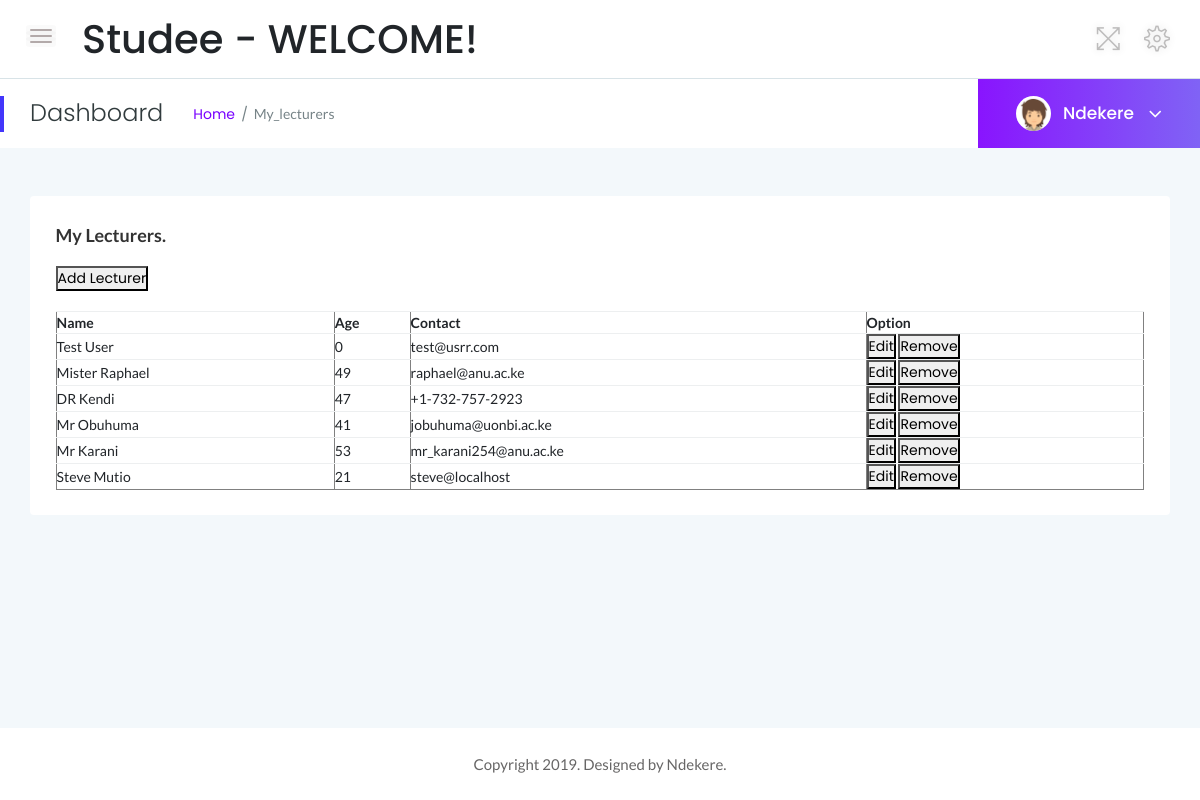
Page /lecturers.php on the committed database.
### tables this page shows
CREATE TABLE `save_retrieve` (
  `id` int(255) NOT NULL,
  `First Name` varchar(255) NOT NULL,
  `Last Name` varchar(255) NOT NULL,
  `Age` int(255) NOT NULL,
  `Contact` varchar(255) NOT NULL
);

### lecturers.php (the view, shortened to what this page needs)
<?php require_once 'names/php_action/db_connect.php'; ?>
<!doctype html>
<html class="no-js" lang="en">
<head>
    <link rel="stylesheet" href="assets/css/bootstrap.min.css">
    <link rel="stylesheet" href="assets/css/font-awesome.min.css">
    <link rel="stylesheet" href="assets/css/themify-icons.css">
    <link rel="stylesheet" href="assets/css/metisMenu.css">
    <link rel="stylesheet" href="assets/css/owl.carousel.min.css">
    <link rel="stylesheet" href="assets/css/slicknav.min.css">
    <link rel="stylesheet" href="https://www.amcharts.com/lib/3/plugins/export/export.css" type="text/css" media="all" />
    <link rel="stylesheet" href="assets/css/typography.css">
    <link rel="stylesheet" href="assets/css/default-css.css">
    <link rel="stylesheet" href="assets/css/styles.css">
    <link rel="stylesheet" href="assets/css/responsive.css">
</head>
<body>
    <div class="page-container">
        <div class="main-content">
           <div class="header-area">
                <div class="row align-items-center">
                    <div class="col-md-6 col-sm-8 clearfix">
                        <div class="nav-btn pull-left">
                            <span></span>
                            <span></span>
                            <span></span>
                        </div>
                       <div class="search-box pull-left">
                            <h1 style="text-align: center;">Studee - WELCOME!</h1>
                        </div>
                    </div>
                    <div class="col-md-6 col-sm-4 clearfix">
                        <ul class="notification-area pull-right">
                            <li id="full-view"><i class="ti-fullscreen"></i></li>
                             <li class="settings-btn">
                                <i class="ti-settings"></i>
                            </li>
                        </ul>
                    </div>
                </div>
            </div>
            <div class="page-title-area">
                    <div class="row align-items-center">
                        <div class="col-sm-6">
                            <div class="breadcrumbs-area clearfix">
                                <h4 class="page-title pull-left">Dashboard</h4>
                                <ul class="breadcrumbs pull-left">
                                <li><a href="home.php" target="_blank">Home</a></li>
                                    <li><span>My_lecturers</span></li>
                                </ul>
                            </div>
                        </div>
                        <div class="col-sm-6 clearfix">
                            <div class="user-profile pull-right">
                                <img class="avatar user-thumb" src="assets/images/author/avatar.png" alt="avatar">
                                <h4 class="user-name dropdown-toggle" data-toggle="dropdown">Ndekere <i class="fa fa-angle-down"></i></h4>
                            </div>
                        </div>
                    </div>
                </div>
                <div class="main-content-inner">
                    <div class="col-12 mt-5">
                        <div class="card">
                            <div class="card-body">
                                <div class="header-title">My Lecturers.</div>
                                <div class="manageMember">
	<a href="names/create.php"><button type="button">Add Lecturer</button></a>
	<table border="1" cellspacing="0" cellpadding="0">
		<thead>
			<tr>
				<th>Name</th>
				<th>Age</th>
				<th>Contact</th>
				<th>Option</th>
			</tr>
		</thead>
		<tbody>
			<?php
			$sql = "SELECT * FROM save_retrieve";
			$result = $connect->query($sql);
			if($result->num_rows > 0) {
				while($row = $result->fetch_assoc()) {
					echo "<tr>
						<td>".$row['First Name']." ".$row['Last Name']."</td>
						<td>".$row['Age']."</td>
						<td>".$row['Contact']."</td>
						<td>
							<a href='names/edit.php?id=".$row['id']."'><button type='button'>Edit</button></a>
							<a href='names/remove.php?id=".$row['id']."'><button type='button'>Remove</button></a>
						</td>
					</tr>";
				}
			} else {
				echo "<tr><td colspan='5'><center>No Data Avaliable</center></td></tr>";
			}
			?>
		</tbody>
	</table>
</div>
                            </div>
                        </div>
                    </div>
                </div>
            </div>
        <footer>
            <div class="footer-area">
                <p>Copyright 2019. Designed by Ndekere.</p>
            </div>
        </footer>
    </div>
</body>
</html>

### assets/css/typography.css (style rules this page uses)
body { font-size: 14px; font-family: 'Lato', sans-serif; }
h1, h2, h3, h4, h5, h6 { margin: 0; font-family: 'Poppins', sans-serif; }
p { font-family: 'Lato', sans-serif; font-size: 15px; line-height: 26px; color: #444; margin-bottom: 0; }
a, a:visited { text-decoration: none; transition: all 0.3s ease-in-out; -webkit-transition: all 0.3s ease-in-out; -moz-transition: all 0.3s ease-in-out; -o-transition: all 0.3s ease-in-out; outline: 0; font-family: 'Poppins', sans-serif; }
ul, ol { margin-bottom: 0px; margin-top: 0px; padding: 0; }
ul { margin: 0; list-style-type: none; }
button { cursor: pointer; outline: none!important; letter-spacing: 0; }

### assets/css/default-css.css (style rules this page uses)
* { margin: 0; padding: 0; box-sizing: border-box; }
*, *:before, *:after { -moz-box-sizing: border-box; -webkit-box-sizing: border-box; box-sizing: border-box; }
html { -webkit-font-smoothing: antialiased; }
body { background: #fff; font-weight: normal; -webkit-font-smoothing: antialiased; -webkit-text-size-adjust: 100%; }
img { max-width: 100%; height: auto; }
:root { --primary-color: #4336FB; }

### assets/css/responsive.css (style rules this page uses)
@media (min-width: 1200px) and (max-width: 1364px) { .nav-btn { position: fixed; z-index: 99; left: 363px; background: #303641; padding: 14px; top: 0; margin: 0; } }
@media (min-width: 1200px) and (max-width: 1364px) { .nav-btn span { background: #fffbfb; } }
@media (min-width: 1200px) and (max-width: 1364px) { .sbar_collapsed .nav-btn { position: initial; background: none; padding: 0; margin: 10px 30px 0 0; } }
@media (min-width: 1200px) and (max-width: 1364px) { .sbar_collapsed .nav-btn span { background: #b3aaaa; } }
@media (min-width: 1200px) and (max-width: 1364px) { .main-content-inner { padding: 0 15px 50px; } }
@media (min-width: 1200px) and (max-width: 1364px) { .page-container, .sbar_collapsed.page-container { padding-left: 0; } }

### lecturers.php (style rules this page uses)
.manageMember { width: 100%; margin: auto; }
table { width: 100%; margin-top: 20px; }

### rows in the picture
save_retrieve: First Name "Test", Last Name "User", Age "0", Contact "test@usrr.com"
save_retrieve: First Name "Mister", Last Name "Raphael", Age "49", Contact "raphael@anu.ac.ke"
save_retrieve: First Name "DR", Last Name "Kendi", Age "47", Contact "+1-732-757-2923"
save_retrieve: First Name "Mr", Last Name "Obuhuma", Age "41", Contact "jobuhuma@uonbi.ac.ke"
save_retrieve: First Name "Mr", Last Name "Karani", Age "53", Contact "mr_karani254@anu.ac.ke"
save_retrieve: First Name "Steve", Last Name "Mutio", Age "21", Contact "steve@localhost"
